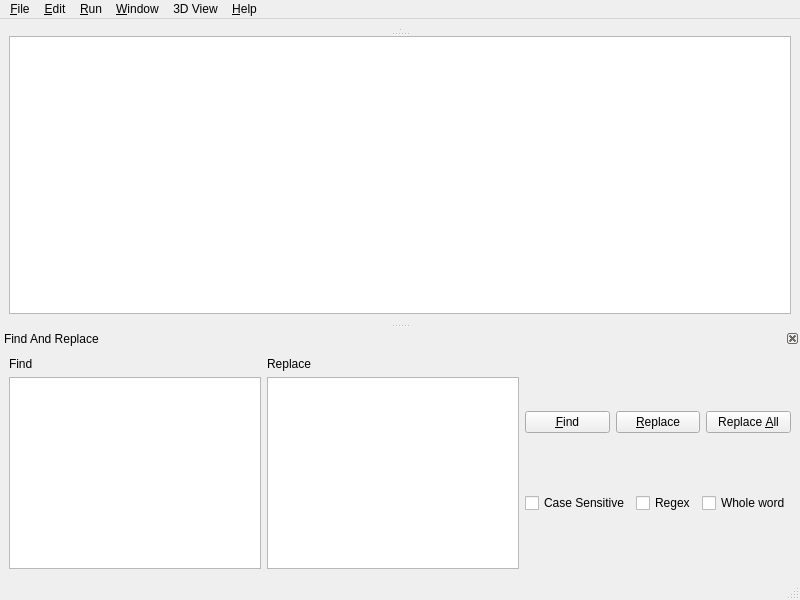
<?xml version="1.0" encoding="UTF-8"?>
<ui version="4.0">
 <class>MainWindow</class>
 <widget class="QMainWindow" name="MainWindow">
  <property name="geometry">
   <rect>
    <x>0</x>
    <y>0</y>
    <width>800</width>
    <height>600</height>
   </rect>
  </property>
  <property name="windowTitle">
   <string>MainWindow</string>
  </property>
  <widget class="QWidget" name="centralwidget">
   <layout class="QGridLayout" name="gridLayout">
    <item row="0" column="1">
     <widget class="QSplitter" name="splitter_2">
      <property name="orientation">
       <enum>Qt::Vertical</enum>
      </property>
      <widget class="QSplitter" name="splitter">
       <property name="orientation">
        <enum>Qt::Horizontal</enum>
       </property>
       <widget class="QPythonEdit" name="pythonEdit" native="true"/>
       <widget class="GLPreviewWidget" name="glPreviewWidget" native="true">
        <property name="sizePolicy">
         <sizepolicy hsizetype="Preferred" vsizetype="Preferred">
          <horstretch>0</horstretch>
          <verstretch>0</verstretch>
         </sizepolicy>
        </property>
       </widget>
      </widget>
      <widget class="QTextEdit" name="consoleTextEdit">
       <property name="sizePolicy">
        <sizepolicy hsizetype="Ignored" vsizetype="Ignored">
         <horstretch>0</horstretch>
         <verstretch>0</verstretch>
        </sizepolicy>
       </property>
       <property name="readOnly">
        <bool>true</bool>
       </property>
      </widget>
     </widget>
    </item>
   </layout>
  </widget>
  <widget class="QMenuBar" name="menubar">
   <property name="geometry">
    <rect>
     <x>0</x>
     <y>0</y>
     <width>800</width>
     <height>20</height>
    </rect>
   </property>
   <widget class="QMenu" name="menuFile">
    <property name="title">
     <string>&amp;File</string>
    </property>
    <widget class="QMenu" name="menuRecent_Files">
     <property name="title">
      <string>Recent Files</string>
     </property>
     <addaction name="separator"/>
     <addaction name="actionClear_All"/>
    </widget>
    <addaction name="actionNew_File"/>
    <addaction name="actionOpen_File"/>
    <addaction name="menuRecent_Files"/>
    <addaction name="separator"/>
    <addaction name="actionSave"/>
    <addaction name="actionSave_as"/>
    <addaction name="separator"/>
    <addaction name="separator"/>
    <addaction name="actionPrint"/>
    <addaction name="separator"/>
    <addaction name="actionExit"/>
   </widget>
   <widget class="QMenu" name="menuEdit">
    <property name="title">
     <string>&amp;Edit</string>
    </property>
    <widget class="QMenu" name="menuFind_Replace">
     <property name="title">
      <string>&amp;Find/Replace</string>
     </property>
     <addaction name="actionFind_Replace"/>
     <addaction name="separator"/>
     <addaction name="actionFind_Next"/>
     <addaction name="actionFind_Previous"/>
     <addaction name="actionReplace"/>
     <addaction name="actionReplace_All"/>
    </widget>
    <addaction name="actionUndo"/>
    <addaction name="actionRedo"/>
    <addaction name="separator"/>
    <addaction name="actionCut"/>
    <addaction name="actionCopy"/>
    <addaction name="actionPaste"/>
    <addaction name="actionDelete"/>
    <addaction name="separator"/>
    <addaction name="actionSelect_All"/>
    <addaction name="separator"/>
    <addaction name="menuFind_Replace"/>
   </widget>
   <widget class="QMenu" name="menuWindow">
    <property name="title">
     <string>&amp;Window</string>
    </property>
    <addaction name="actionFull_Screen"/>
    <addaction name="separator"/>
    <addaction name="actionPreferences"/>
   </widget>
   <widget class="QMenu" name="menuHelp">
    <property name="title">
     <string>&amp;Help</string>
    </property>
    <addaction name="actionAbout"/>
   </widget>
   <widget class="QMenu" name="menuRun">
    <property name="title">
     <string>&amp;Run</string>
    </property>
    <addaction name="actionRun_From_Start"/>
    <addaction name="actionRun_From_Last_Statement"/>
   </widget>
   <widget class="QMenu" name="menu3D_View">
    <property name="title">
     <string>3D View</string>
    </property>
    <addaction name="actionPerspective"/>
    <addaction name="actionReset_Camera"/>
   </widget>
   <addaction name="menuFile"/>
   <addaction name="menuEdit"/>
   <addaction name="menuRun"/>
   <addaction name="menuWindow"/>
   <addaction name="menu3D_View"/>
   <addaction name="menuHelp"/>
  </widget>
  <widget class="QStatusBar" name="statusbar"/>
  <widget class="QDockWidget" name="findAndReplacedockWidget">
   <property name="features">
    <set>QDockWidget::DockWidgetClosable</set>
   </property>
   <property name="windowTitle">
    <string>Find And Replace</string>
   </property>
   <attribute name="dockWidgetArea">
    <number>8</number>
   </attribute>
   <widget class="QWidget" name="dockWidgetContents">
    <layout class="QHBoxLayout" name="horizontalLayout">
     <item>
      <layout class="QVBoxLayout" name="verticalLayout">
       <item>
        <widget class="QLabel" name="label">
         <property name="text">
          <string>Find</string>
         </property>
        </widget>
       </item>
       <item>
        <widget class="QPlainTextEdit" name="findTextEdit"/>
       </item>
      </layout>
     </item>
     <item>
      <layout class="QVBoxLayout" name="verticalLayout_3">
       <item>
        <widget class="QLabel" name="label_2">
         <property name="text">
          <string>Replace</string>
         </property>
        </widget>
       </item>
       <item>
        <widget class="QPlainTextEdit" name="replaceTextEdit"/>
       </item>
      </layout>
     </item>
     <item>
      <layout class="QVBoxLayout" name="verticalLayout_2">
       <item>
        <layout class="QHBoxLayout" name="horizontalLayout_4">
         <item>
          <widget class="QPushButton" name="findButton">
           <property name="text">
            <string>&amp;Find</string>
           </property>
          </widget>
         </item>
         <item>
          <widget class="QPushButton" name="replaceButton">
           <property name="text">
            <string>&amp;Replace</string>
           </property>
          </widget>
         </item>
         <item>
          <widget class="QPushButton" name="replaceAllButton">
           <property name="text">
            <string>Replace &amp;All</string>
           </property>
          </widget>
         </item>
        </layout>
       </item>
       <item>
        <layout class="QHBoxLayout" name="horizontalLayout_5">
         <item>
          <widget class="QCheckBox" name="findCaseSensitiveCheckBox">
           <property name="text">
            <string>Case Sensitive</string>
           </property>
          </widget>
         </item>
         <item>
          <widget class="QCheckBox" name="findRegexCheckBox">
           <property name="text">
            <string>Regex</string>
           </property>
          </widget>
         </item>
         <item>
          <widget class="QCheckBox" name="findWholeWordCheckBox">
           <property name="text">
            <string>Whole word</string>
           </property>
          </widget>
         </item>
        </layout>
       </item>
      </layout>
     </item>
    </layout>
   </widget>
  </widget>
  <action name="actionNew_File">
   <property name="text">
    <string>&amp;New File</string>
   </property>
   <property name="shortcut">
    <string>Ctrl+N</string>
   </property>
  </action>
  <action name="actionOpen_File">
   <property name="text">
    <string>&amp;Open File</string>
   </property>
   <property name="shortcut">
    <string>Ctrl+O</string>
   </property>
  </action>
  <action name="actionSave_all">
   <property name="text">
    <string>Save a&amp;ll</string>
   </property>
   <property name="shortcut">
    <string>Ctrl+Shift+S</string>
   </property>
  </action>
  <action name="actionSave_as">
   <property name="text">
    <string>Save as</string>
   </property>
  </action>
  <action name="actionSave">
   <property name="text">
    <string>&amp;Save</string>
   </property>
   <property name="shortcut">
    <string>Ctrl+S</string>
   </property>
  </action>
  <action name="actionClose">
   <property name="text">
    <string>&amp;Close</string>
   </property>
   <property name="shortcut">
    <string>Ctrl+W</string>
   </property>
  </action>
  <action name="actionClose_All">
   <property name="text">
    <string>Close All</string>
   </property>
   <property name="shortcut">
    <string>Ctrl+Shift+W</string>
   </property>
  </action>
  <action name="actionPrint">
   <property name="text">
    <string>&amp;Print</string>
   </property>
   <property name="shortcut">
    <string>Ctrl+P</string>
   </property>
  </action>
  <action name="actionExit">
   <property name="text">
    <string>E&amp;xit</string>
   </property>
   <property name="shortcut">
    <string>Ctrl+Q</string>
   </property>
  </action>
  <action name="actionUndo">
   <property name="text">
    <string>&amp;Undo </string>
   </property>
   <property name="shortcut">
    <string>Ctrl+Z</string>
   </property>
  </action>
  <action name="actionRedo">
   <property name="text">
    <string>&amp;Redo</string>
   </property>
   <property name="shortcut">
    <string>Ctrl+Shift+Z</string>
   </property>
  </action>
  <action name="actionCut">
   <property name="text">
    <string>Cu&amp;t</string>
   </property>
   <property name="shortcut">
    <string>Ctrl+X</string>
   </property>
  </action>
  <action name="actionCopy">
   <property name="text">
    <string>&amp;Copy</string>
   </property>
   <property name="shortcut">
    <string>Ctrl+C</string>
   </property>
  </action>
  <action name="actionPaste">
   <property name="text">
    <string>&amp;Paste</string>
   </property>
   <property name="shortcut">
    <string>Ctrl+V</string>
   </property>
  </action>
  <action name="actionDelete">
   <property name="text">
    <string>&amp;Delete</string>
   </property>
  </action>
  <action name="actionSelect_All">
   <property name="text">
    <string>Select &amp;All</string>
   </property>
   <property name="shortcut">
    <string>Ctrl+A</string>
   </property>
  </action>
  <action name="actionFull_Screen">
   <property name="text">
    <string>Full Screen</string>
   </property>
   <property name="shortcut">
    <string>Ctrl+Shift+F11</string>
   </property>
  </action>
  <action name="actionPreferences">
   <property name="text">
    <string>Preferences</string>
   </property>
  </action>
  <action name="actionClear_All">
   <property name="text">
    <string>Clear All</string>
   </property>
  </action>
  <action name="actionAbout">
   <property name="text">
    <string>&amp;About</string>
   </property>
  </action>
  <action name="actionFind_Replace">
   <property name="text">
    <string>Find/Replace</string>
   </property>
   <property name="shortcut">
    <string>Ctrl+F</string>
   </property>
  </action>
  <action name="actionFind_Next">
   <property name="text">
    <string>Find Next</string>
   </property>
   <property name="shortcut">
    <string>F3</string>
   </property>
  </action>
  <action name="actionFind_Previous">
   <property name="text">
    <string>Find Previous</string>
   </property>
   <property name="shortcut">
    <string>Shift+F3</string>
   </property>
  </action>
  <action name="actionReplace">
   <property name="text">
    <string>Replace</string>
   </property>
  </action>
  <action name="actionReplace_Find">
   <property name="text">
    <string>Replace &amp;&amp; Find</string>
   </property>
  </action>
  <action name="actionReplace_All">
   <property name="text">
    <string>Replace All</string>
   </property>
  </action>
  <action name="actionForce_Update">
   <property name="text">
    <string>Force Update</string>
   </property>
  </action>
  <action name="actionRun_From_Start">
   <property name="text">
    <string>Run From &amp;Start</string>
   </property>
   <property name="iconText">
    <string>Run From Start</string>
   </property>
   <property name="shortcut">
    <string>Ctrl+R</string>
   </property>
  </action>
  <action name="actionRun_From_Last_Statement">
   <property name="text">
    <string>Run From &amp;Last Statement</string>
   </property>
   <property name="shortcut">
    <string>Ctrl+Shift+R</string>
   </property>
  </action>
  <action name="actionPerspective">
   <property name="checkable">
    <bool>false</bool>
   </property>
   <property name="text">
    <string>Ortho/Perspective</string>
   </property>
  </action>
  <action name="actionReset_Camera">
   <property name="text">
    <string>Reset Camera</string>
   </property>
  </action>
 </widget>
 <customwidgets>
  <customwidget>
   <class>QPythonEdit</class>
   <extends>QWidget</extends>
   <header>qpython_edit</header>
   <container>1</container>
  </customwidget>
  <customwidget>
   <class>GLPreviewWidget</class>
   <extends>QWidget</extends>
   <header>gl_preview_widget</header>
   <container>1</container>
  </customwidget>
 </customwidgets>
 <resources/>
 <connections/>
</ui>
